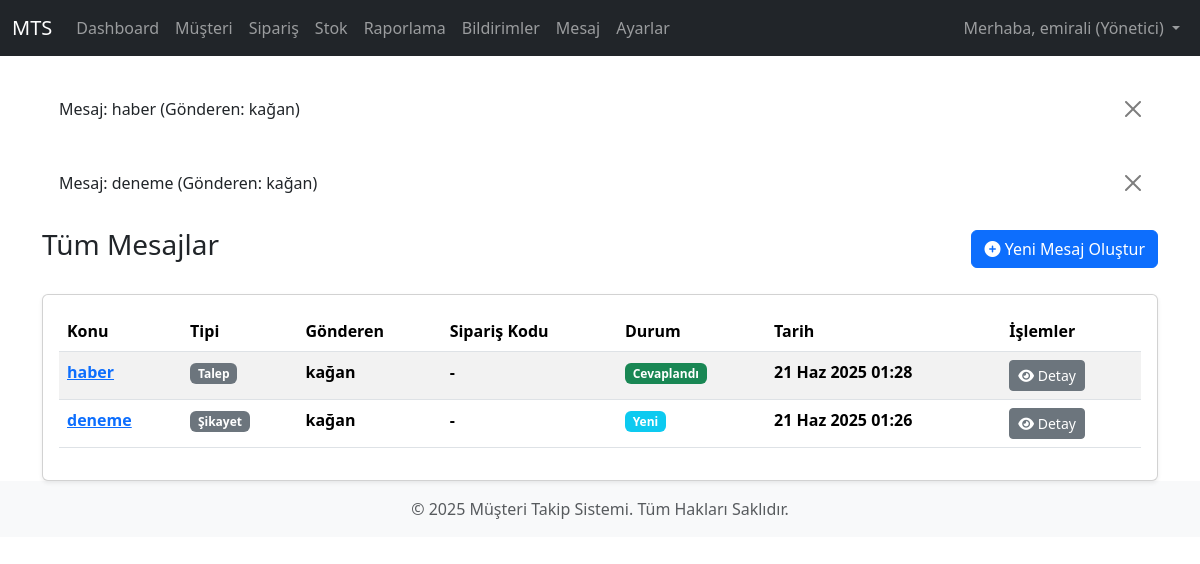
The app's page /mesajlar/ (signed in) with its own data.
### core/models.py (models this page shows, shortened)
class User(AbstractUser):
    USER_TYPE_CHOICES = (
        ("admin", "Yönetici"),
        ("personnel", "Personel"),
        ("customer", "Müşteri"),
    )
    user_type = models.CharField(
        max_length=20,
        choices=USER_TYPE_CHOICES,
        default="customer",
        verbose_name="Kullanıcı Tipi"
    )
    phone_number = models.CharField(
        max_length=15,
        blank=True,
        null=True,
        verbose_name="Telefon Numarası"
    )
    company_name = models.CharField(
        max_length=100,
        blank=True,
        null=True,
        verbose_name="Firma Adı"
    )
    address = models.TextField(
        blank=True,
        null=True,
        verbose_name="Adres"
    )
    customer_segment = models.CharField(
        max_length=20,
        choices=[('individual', 'Bireysel'), ('corporate', 'Kurumsal')],
        blank=True,
        null=True,
        verbose_name="Müşteri Segmenti"
    )
    date_of_birth = models.DateField(
        blank=True,
        null=True,
        verbose_name="Doğum Tarihi"
    )
    notes = models.TextField(
        blank=True,
        null=True,
        verbose_name="Notlar"
    )
    tax_id_number = models.CharField(
        max_length=20,
        blank=True,
        null=True,
        verbose_name="Vergi/Kimlik Numarası"
    )
    payment_preference = models.CharField(
        max_length=50,
        blank=True,
        null=True,
        verbose_name="Ödeme Tercihi"
    )
    debt_status = models.DecimalField(
        max_digits=10,
        decimal_places=2,
        default=0.00,
        verbose_name="Borç Durumu"
    )
    def is_admin(self):
        return self.user_type == "admin"
    def is_personnel(self):
        return self.user_type == "personnel"
    def is_customer(self):
        return self.user_type == "customer"
    def get_user_type_display(self):
        return dict(self.USER_TYPE_CHOICES).get(self.user_type)

### messages_app/models.py (models this page shows, shortened)
class Message(models.Model):
    MESSAGE_TYPE_CHOICES = (
        ('complaint', 'Şikayet'),
        ('request', 'Talep'),
        ('general', 'Genel'),
        ('support', 'Destek'),
    )
    MESSAGE_STATUS_CHOICES = (
        ('new', 'Yeni'),
        ('read', 'Okundu'),
        ('replied', 'Cevaplandı'),
        ('closed', 'Kapalı'),
    )
    sender = models.ForeignKey(User, on_delete=models.CASCADE, related_name='sent_messages', verbose_name="Gönderen")
    recipient = models.ForeignKey(User, on_delete=models.SET_NULL, null=True, blank=True, related_name='received_messages', verbose_name="Alıcı") # Personel/Yönetici olabilir
    subject = models.CharField(max_length=255, verbose_name="Konu")
    message_type = models.CharField(max_length=20, choices=MESSAGE_TYPE_CHOICES, default='general', verbose_name="Mesaj Tipi")
    order = models.ForeignKey(Order, on_delete=models.SET_NULL, null=True, blank=True, verbose_name="İlgili Sipariş")
    content = models.TextField(verbose_name="Mesaj İçeriği")
    status = models.CharField(max_length=20, choices=MESSAGE_STATUS_CHOICES, default='new', verbose_name="Durum")
    is_read_by_recipient = models.BooleanField(default=False, verbose_name="Alıcı Tarafından Okundu mu?")
    created_at = models.DateTimeField(auto_now_add=True, verbose_name="Gönderim Tarihi")
    updated_at = models.DateTimeField(auto_now=True, verbose_name="Güncellenme Tarihi")
    class Meta:
        verbose_name = "Mesaj"
        verbose_name_plural = "Mesajlar"
        ordering = ['-created_at'] # En yeni mesajlar üstte
    def __str__(self):
        return f"Mesaj: {self.subject} (Gönderen: {self.sender.username})"

### messages_app/views.py (the view)
# urls.py: path('', views.MessageListView.as_view(), name='message_list'),
class MessageListView(LoginRequiredMixin, ListView):
    model = Message
    template_name = 'messages_app/message_list.html'
    context_object_name = 'messages'
    paginate_by = 10
    def get_queryset(self):
        if self.request.user.is_admin():
            return Message.objects.all().order_by('-created_at')
        elif self.request.user.is_personnel():
            return Message.objects.filter(message_type='request').order_by('-created_at') # Sadece talep mesajları
        else: # Müşteriler sadece kendi gönderdikleri mesajları görsün
            return Message.objects.filter(sender=self.request.user).order_by('-created_at')
    def get_context_data(self, **kwargs):
        context = super().get_context_data(**kwargs)
        context['page_title'] = 'Mesajlarım' if self.request.user.is_customer() else 'Tüm Mesajlar'
        return context

### templates/messages_app/message_list.html (shortened to what this page needs)
{% extends 'base.html' %}
{% load static %}
{% block content %}
<div class="d-flex justify-content-between align-items-center mb-4">
    <h1 class="h3">{{ page_title }}</h1>
    <a href="{% url 'messages_app:send_message' %}" class="btn btn-primary"><i class="fas fa-plus-circle"></i> Yeni Mesaj Oluştur</a>
</div>
<div class="card shadow-sm">
    <div class="card-body">
        {% if messages %}
        <div class="table-responsive">
            <table class="table table-hover table-striped">
                <thead>
                    <tr>
                        <th scope="col">Konu</th>
                        <th scope="col">Tipi</th>
                        <th scope="col">Gönderen</th>
                        <th scope="col">Sipariş Kodu</th>
                        <th scope="col">Durum</th>
                        <th scope="col">Tarih</th>
                        <th scope="col">İşlemler</th>
                    </tr>
                </thead>
                <tbody>
                    {% for message_obj in messages %}
                    <tr class="{% if not message_obj.is_read_by_recipient %}fw-bold{% endif %}">
                        <td><a href="{% url 'messages_app:message_detail' pk=message_obj.pk %}">{{ message_obj.subject }}</a></td>
                        <td><span class="badge bg-secondary">{{ message_obj.get_message_type_display }}</span></td>
                        <td>{{ message_obj.sender.get_full_name|default:message_obj.sender.username }}</td>
                        <td>{{ message_obj.order.order_id|default:"-" }}</td>
                        <td>
                            {% if message_obj.status == 'new' %}
                                <span class="badge bg-info">{{ message_obj.get_status_display }}</span>
                            {% elif message_obj.status == 'read' %}
                                <span class="badge bg-primary">{{ message_obj.get_status_display }}</span>
                            {% elif message_obj.status == 'replied' %}
                                <span class="badge bg-success">{{ message_obj.get_status_display }}</span>
                            {% else %}
                                <span class="badge bg-secondary">{{ message_obj.get_status_display }}</span>
                            {% endif %}
                        </td>
                        <td>{{ message_obj.created_at|date:"d M Y H:i" }}</td>
                        <td>
                            <a href="{% url 'messages_app:message_detail' pk=message_obj.pk %}" class="btn btn-sm btn-secondary" title="Detay"><i class="fas fa-eye"></i> Detay</a>
                        </td>
                    </tr>
                    {% endfor %}
                </tbody>
            </table>
        </div>
        {% else %}
        <div class="alert alert-info text-center" role="alert">
            Henüz mesajınız bulunmamaktadır.
        </div>
        {% endif %}
    </div>
</div>
{% endblock %}

### templates/base.html (shortened to what this page needs)
{% load static %}
<!DOCTYPE html>
<html lang="tr">
<head>
    <link href="https://cdn.jsdelivr.net/npm/bootstrap@5.3.3/dist/css/bootstrap.min.css" rel="stylesheet">
    <link rel="stylesheet" href="https://cdnjs.cloudflare.com/ajax/libs/font-awesome/6.0.0-beta3/css/all.min.css">
</head>
<body>
    <nav class="navbar navbar-expand-lg navbar-dark bg-dark">
        <div class="container-fluid">
            <a class="navbar-brand" href="{% url 'home' %}">MTS</a>
            <div class="collapse navbar-collapse" id="navbarNav">
                <ul class="navbar-nav me-auto mb-2 mb-lg-0">
                    {% if user.is_authenticated %}
                        {% if user.is_admin %}
                            <li class="nav-item">
                                <a class="nav-link" href="{% url 'dashboard:admin_dashboard' %}">Dashboard</a>
                            </li>
                        {% endif %}
                        {% if user.is_personnel or user.is_admin %}
                            <li class="nav-item">
                                <a class="nav-link" href="{% url 'customers:customer_list' %}">Müşteri</a>
                            </li>
                            <li class="nav-item">
                                <a class="nav-link" href="{% url 'orders:order_list' %}">Sipariş</a>
                            </li>
                            <li class="nav-item">
                                <a class="nav-link" href="{% url 'stock:product_list' %}">Stok</a>
                            </li>
                            <li class="nav-item">
                                <a class="nav-link" href="{% url 'reports:report_list' %}">Raporlama</a>
                            </li>
                        {% endif %}
                        <li class="nav-item">
                            <a class="nav-link" href="{% url 'notifications:user_notifications' %}">Bildirimler</a>
                        </li>
                        <li class="nav-item">
                            <a class="nav-link" href="{% url 'messages_app:message_list' %}">Mesaj</a>
                        </li>
                        <li class="nav-item">
                            <a class="nav-link" href="{% url 'settings_app:theme_settings' %}">Ayarlar</a>
                        </li>
                    {% endif %}
                </ul>
                <ul class="navbar-nav">
                    {% if user.is_authenticated %}
                        <li class="nav-item dropdown">
                            <a class="nav-link dropdown-toggle" href="#" id="navbarDropdown" role="button" data-bs-toggle="dropdown" aria-expanded="false">
                                Merhaba, {{ user.get_full_name|default:user.username }} ({{ user.get_user_type_display }})
                            </a>
                        </li>
                    {% endif %}
                </ul>
            </div>
        </div>
    </nav>
    <main class="container mt-4">
        {% if messages %}
            {% for message in messages %}
                <div class="alert alert-{{ message.tags }} alert-dismissible fade show" role="alert">
                    {{ message }}
                    <button type="button" class="btn-close" data-bs-dismiss="alert" aria-label="Close"></button>
                </div>
            {% endfor %}
        {% endif %}
        {% block content %}{% endblock %}
    </main>
    <footer class="footer mt-auto py-3 bg-light">
        <div class="container text-center">
            <span class="text-muted">© 2025 Müşteri Takip Sistemi. Tüm Hakları Saklıdır.</span>
        </div>
    </footer>
</body>
</html>

### records on screen
User: get_full_name "emirali", user_type "Yönetici"
Message: subject+sender "Mesaj: haber (Gönderen: kağan)", subject "haber", message_type "Talep", sender.get_full_name "kağan", order.order_id "-", status "Cevaplandı", created_at "21 Haz 2025 01:28"
Message: subject+sender "Mesaj: deneme (Gönderen: kağan)", subject "deneme", message_type "Şikayet", sender.get_full_name "kağan", order.order_id "-", status "Yeni", created_at "21 Haz 2025 01:26"

### other values on screen
{{ page_title }} "Tüm Mesajlar"
